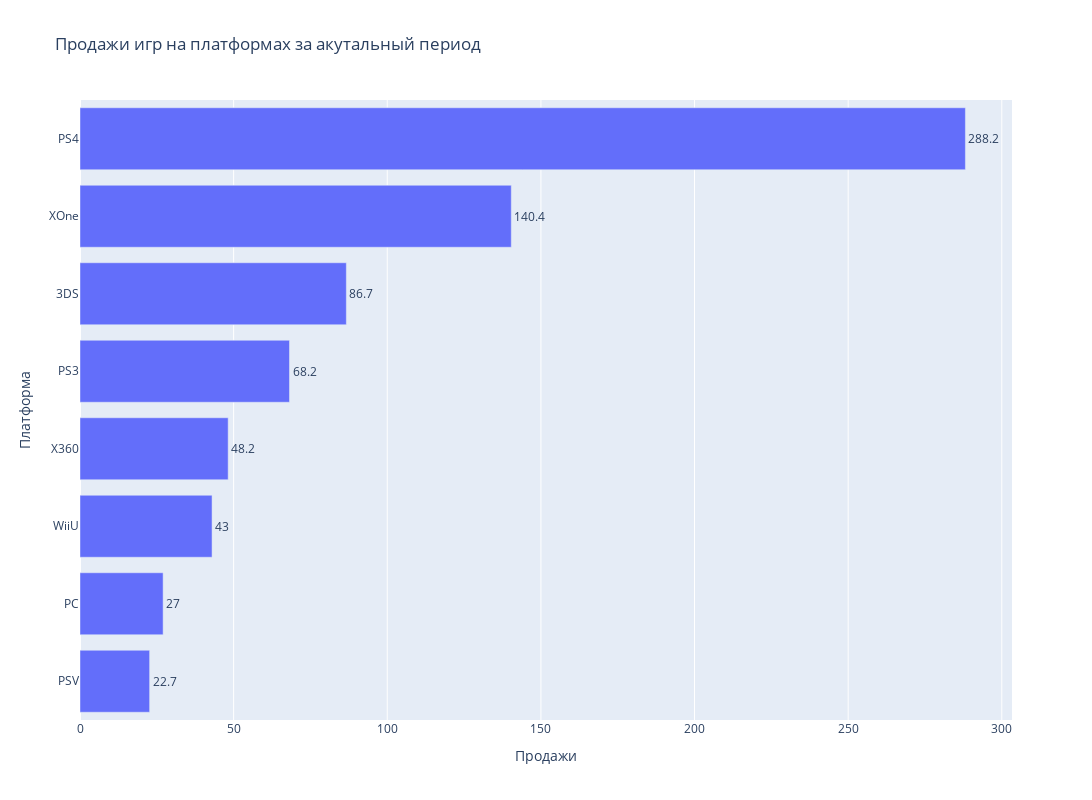

Notebook code cell kept with this figure:
### Code cell
platform_sales_actual_years = games.groupby('platform').sales.sum().sort_values()
barh(platform_sales_actual_years, yaxis_title='Платформа', title='Продажи игр на платформах за акутальный период')

### Figure 1 — Plotly figure (JSON) as saved in the notebook; plotly's stock layout.template omitted (floating-point values rounded to 4 significant figures)
{"data": [{"orientation": "h", "text": [22.7, 27, 43, 48.2, 68.2, 86.7, 140.4, 288.2], "textposition": "outside", "type": "bar", "x": [22.66, 27.05, 42.98, 48.22, 68.18, 86.68, 140.4, 288.1], "y": ["PSV", "PC", "WiiU", "X360", "PS3", "3DS", "XOne", "PS4"]}], "layout": {"height": 800, "title": {"text": "Продажи игр на платформах за акутальный период"}, "width": 1200, "xaxis": {"title": {"text": "Продажи"}}, "yaxis": {"title": {"text": "Платформа"}}}}
